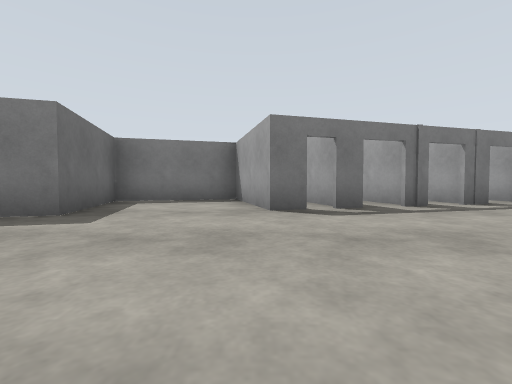
View 1 (above)

24 first-person views from a walk through a robot-simulator world made for Gazebo. The camera is 0.72 m above the floor, tilts 2° down and sees 90° across. The floor is counted in squares, 2 m on a side. Each view is taken from the middle of a square. On the plan, view 1 faces up. The plan holds only what a view shows up to about 9 squares ahead; the rest is blank. The place goes on beyond the plan.

View 2
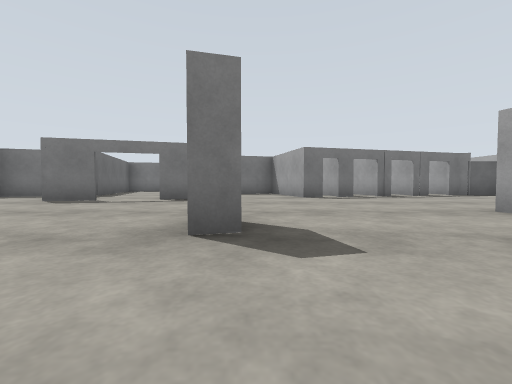

View 3
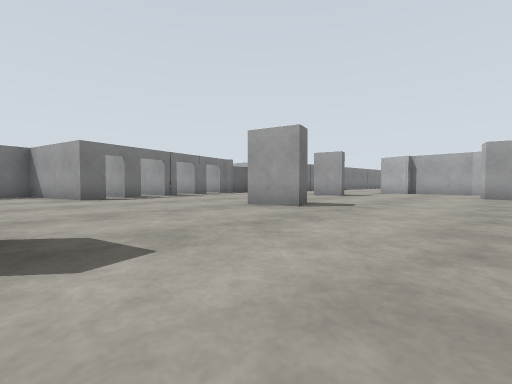

View 4
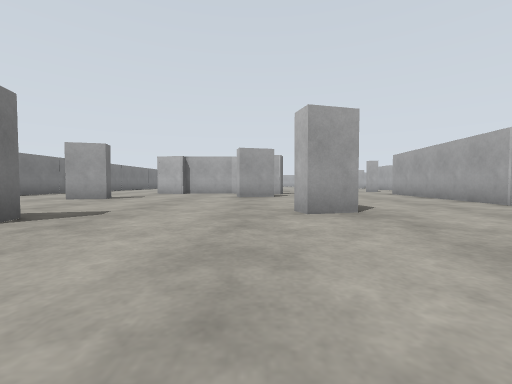

View 5
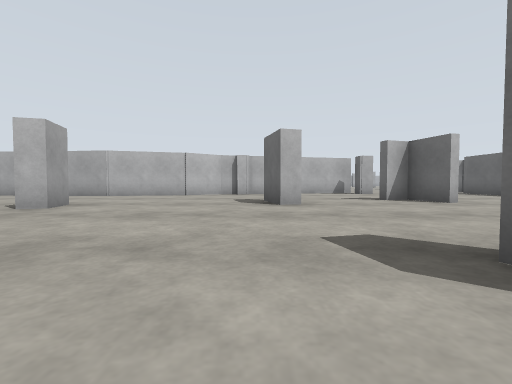

View 6
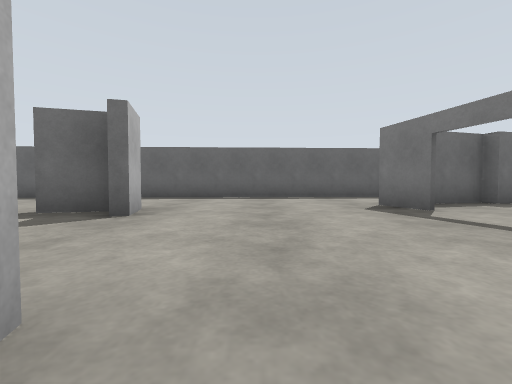

View 7
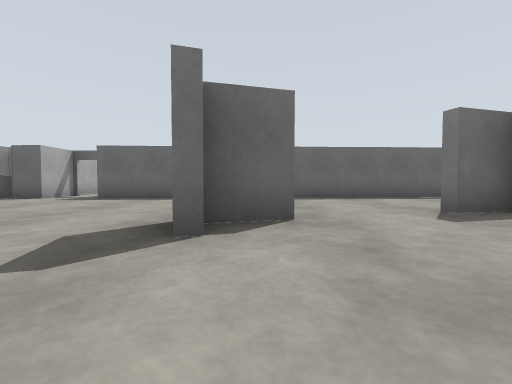

View 8
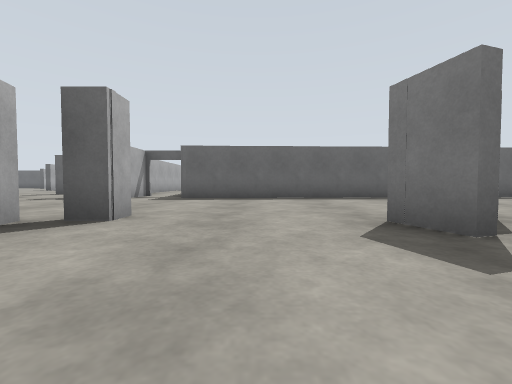

View 9
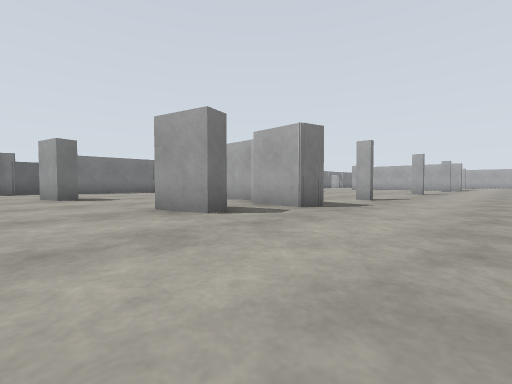

View 10
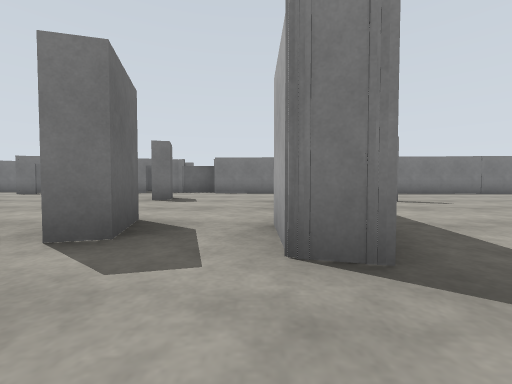

View 11
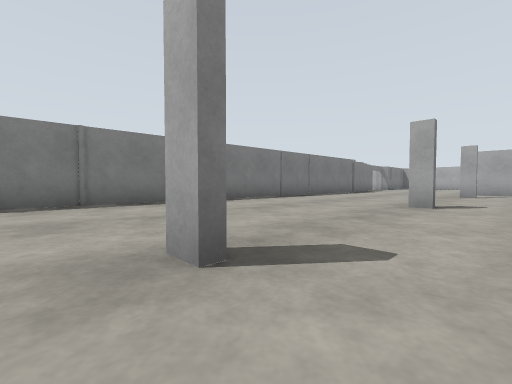

View 12
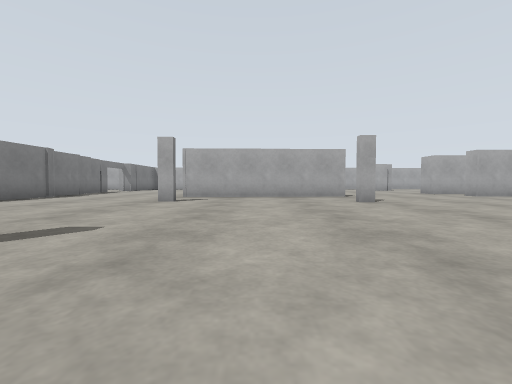

View 13
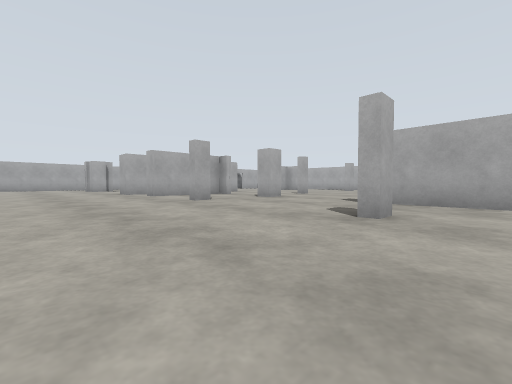

View 14
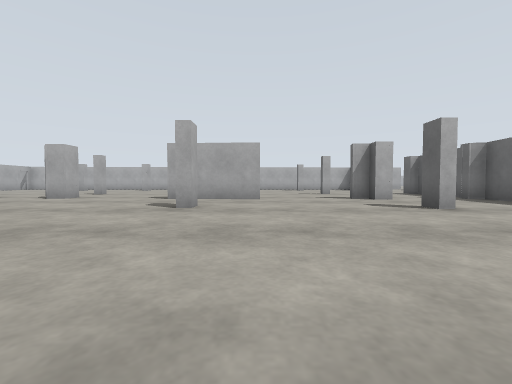

View 15
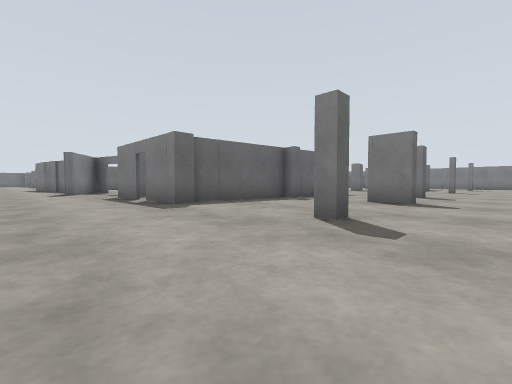

View 16
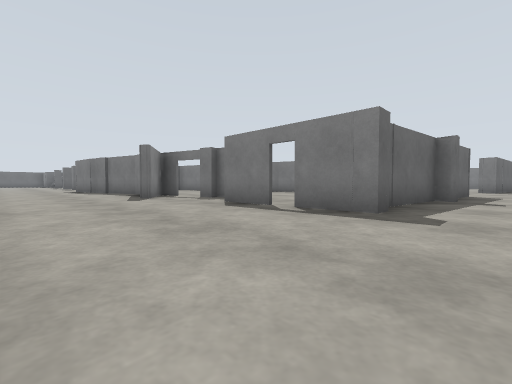

View 17
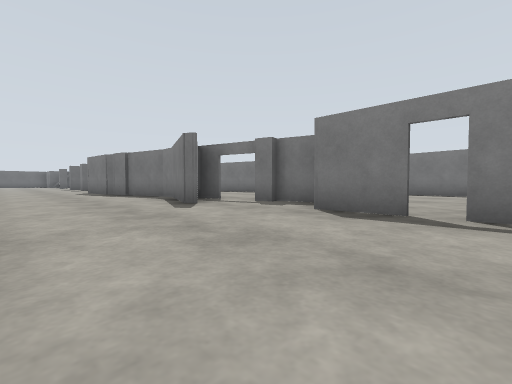

View 18
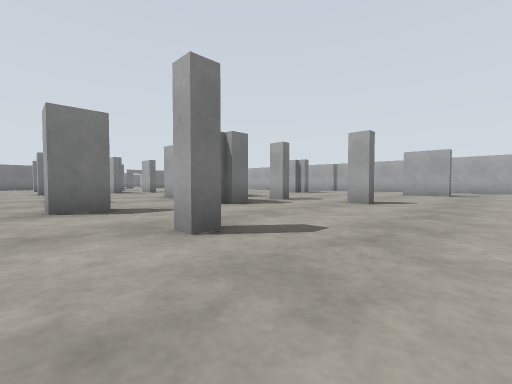

View 19
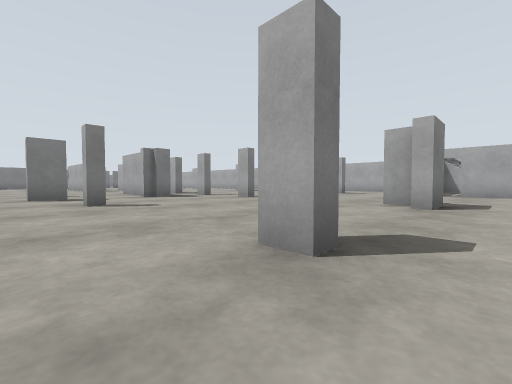

View 20
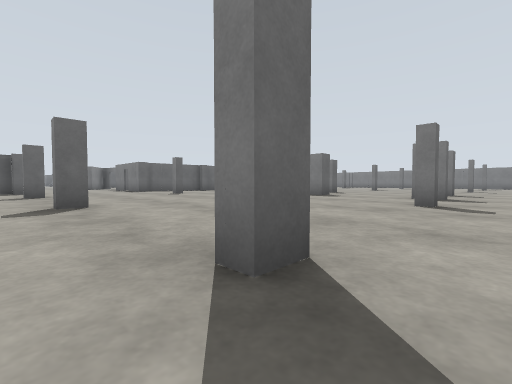

View 21
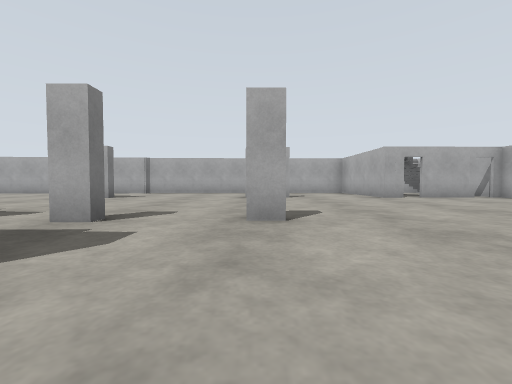

View 22
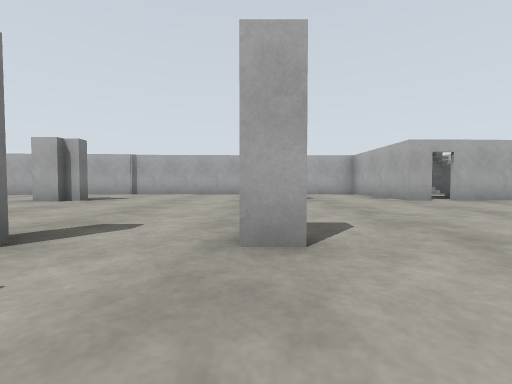

View 23
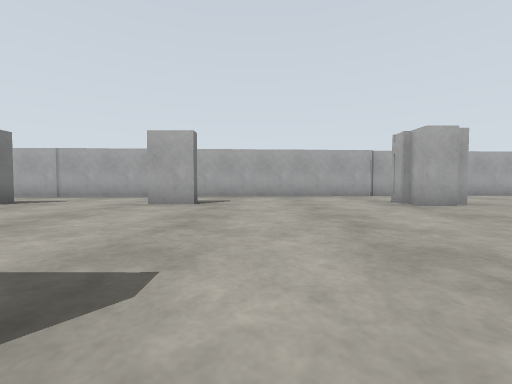

View 24
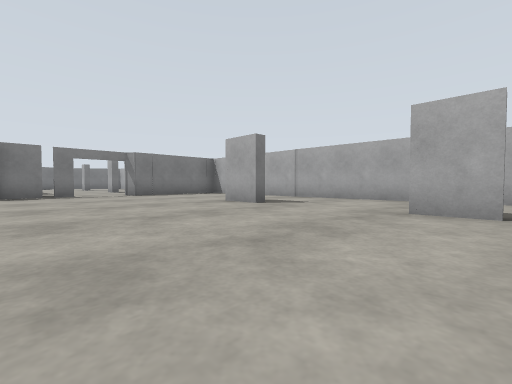

### Floor plan
Key: @ floor where view 1 was taken; # wall or solid block; . floor; D open door; L door leaf.
Columns run from 10 left of view 1 to 29 right of it. Each row starts with its distance up from view 1.
  6     #.   ##   ##                 D..
  5     #...######DDL                 ..
  4   #D#...#.#DDDD..###########  ####D####
  3   #.##.D#................. ####.......#
  2   #..#D.............................. #
  1   #.............#.....................#
  0   #.......@.#......#.#..#...#.# ....#.#
 -1   #......#.........#..........# ......#
 -2   #...#............#..........# ......#
 -3   #..............#.#..........# ......#
 -4   #..........#.....#.#..#...#.#....#..#
 -5   #....#..#...........................#
 -6   #...................................#
 -7   #..........######...................#
 -8   #........### .. #.#...#...#.#.#..#..##
 -9   D....#####   .. #...........#........#
-10   D#...   ..   .. #.#..##...#.#........#
-11 ####..     ..  .. #..... ..............#
-12    ..       DD##..#.....  ..#...#...#..#
-13  #       ####..#DD#..#... .............#
-14       .## ..##.........................#
-15      ...............................####
-16      ................#...#..#......D#
-17                   #................D

Positions as (right, up) in squares from view 1, and headings:
1: (0, 0), facing up
2: (-1, -3), facing up
3: (-1, -3), facing up-right
4: (0, -3), facing right
5: (0, 0), facing down
6: (-1, 0), facing left
7: (-1, -5), facing left
8: (-1, -7), facing left
9: (5, -6), facing up-right
10: (8, -5), facing up
11: (10, -1), facing up-right
12: (13, -2), facing right
13: (13, -5), facing down-right
14: (13, -4), facing down
15: (12, -15), facing up-left
16: (9, -16), facing up-left
17: (7, -16), facing up-left
18: (17, -14), facing up-right
19: (17, -17), facing up-right
20: (19, -17), facing up-left
21: (19, -12), facing right
22: (20, -12), facing right
23: (21, -5), facing right
24: (22, -4), facing up-right
